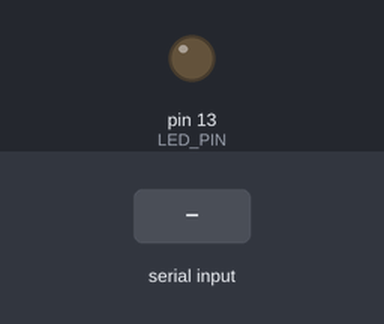
Simulated run of this sketch. Board: Arduino Uno, built with avr-gcc and run on an emulated ATmega328P. Parts: output pins drawn as LEDs (lit = HIGH). The inputs (shaded band) are chosen by the test bench.

Above: at 1.2 s.
1.3 s: byte 1 (1) received over Serial
At 2.3 s:
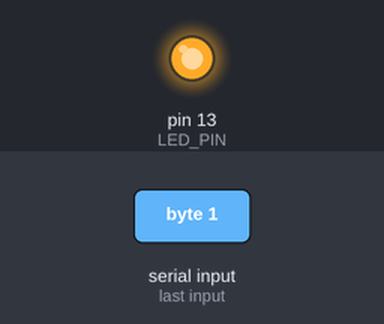
Timing chart, 0 to 4.3 s (numbered marks = the images above; inputs shaded):
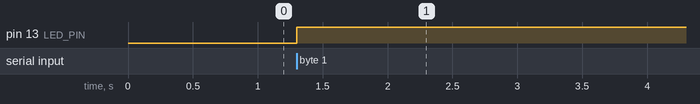

The sketch:

reception.ino
```cpp
// Arduino入門編㉖ UART通信について！
// https://burariweb.info
// LED点灯テスト①(受信側スケッチ)

const int LED_PIN = 13;

void setup(){

  Serial.begin(9600);                // シリアル通信の開始(ボーレート9600bps)
  pinMode(LED_PIN, OUTPUT);

}

void loop(){

  while(Serial.available() > 0){    // 入力された文字が何バイトか調べその回数分繰り返す
    int val = Serial.read();        // 1バイト分のデータを読み取る

    if(val == 1){                 // "1"ならLEDを点灯,"0"ならLEDを消灯
      digitalWrite(LED_PIN, HIGH);
    } else if(val == 0){
      digitalWrite(LED_PIN, LOW);
    }
  }
}
```

Measured:
- after the input at 1.3 s, pin 13 (LED_PIN): LOW → HIGH at once
